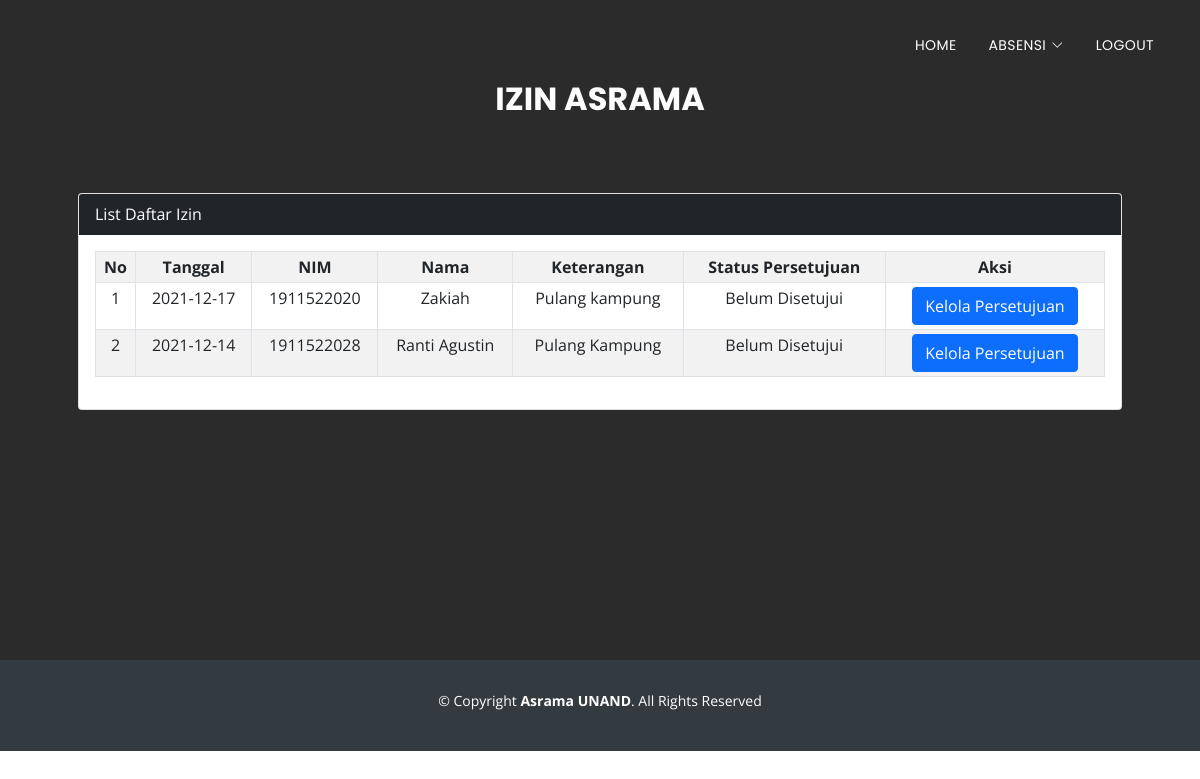
The app's page /izinasramapembina.php (signed in) with its own data.
### tables this page shows
CREATE TABLE `izinasrama` (
  `id` int(11) NOT NULL,
  `nim` varchar(10) NOT NULL,
  `tanggal` date NOT NULL,
  `keterangan` varchar(50) NOT NULL,
  `statuspersetujuan` varchar(20) DEFAULT 'Belum Disetujui'
);

CREATE TABLE `mahasiswa` (
  `nim` varchar(10) NOT NULL,
  `nama` varchar(50) NOT NULL,
  `jurusan` varchar(50) NOT NULL,
  `email` varchar(50) DEFAULT NULL,
  `notelpon` varchar(15) DEFAULT NULL,
  `pass` varchar(25) NOT NULL
);

### izinasramapembina.php (the view, shortened to what this page needs)
<?php
  include('koneksi.php');
  $result = mysqli_query($mysqli, 'SELECT izinasrama.id, izinasrama.nim, izinasrama.tanggal, izinasrama.keterangan,
  izinasrama.statuspersetujuan, mahasiswa.nim, mahasiswa.nama FROM izinasrama, mahasiswa
  WHERE izinasrama.nim=mahasiswa.nim');
?>
<head>
  <link href="assets/vendor/aos/aos.css" rel="stylesheet">
  <link href="assets/vendor/bootstrap/css/bootstrap.min.css" rel="stylesheet">
  <link href="assets/vendor/bootstrap-icons/bootstrap-icons.css" rel="stylesheet">
  <link href="assets/vendor/boxicons/css/boxicons.min.css" rel="stylesheet">
  <link href="assets/vendor/glightbox/css/glightbox.min.css" rel="stylesheet">
  <link href="assets/vendor/swiper/swiper-bundle.min.css" rel="stylesheet">
  <link href="assets/css/style.css" rel="stylesheet">
</head>
<body>
  <header id="header" class="fixed-top d-flex align-items-center header-transparent">
    <div class="container d-flex justify-content-between align-items-center">
      <nav id="navbar" class="navbar">
        <ul>
          <li><a class="nav-link scrollto" href="homepembina.php">Home</a></li>
          <li class="dropdown"><a href="#"><span>Absensi</span> <i class="bi bi-chevron-down"></i></a>
          </li>
          <li><a class="nav-link scrollto" href="logout.php">Logout</a></li>
        </ul>
      </nav>
    </div>
  </header>
  <section id="services2">
    <div class="section-header">
      <h3 class="section-title">Izin Asrama</h3>
      <p class="section-description"></p>
    </div>
    <div class="container px-3 px-lg-5">
      <div class="card mt-0">
      <div class="card-header bg-dark text-white">
        List Daftar Izin
      </div>
      <div class="card-body">
        <table class="table table-bordered table-sm table-striped align-center">
          <tr>
            <th class="text-center">No</th>
            <th class="text-center">Tanggal</th>
            <th class="text-center">NIM</th>
            <th class="text-center">Nama</th>
            <th class="text-center">Keterangan</th>
            <th class="text-center">Status Persetujuan</th>
            <th class="text-center">Aksi</th>
          </tr>
          <?php
            $no=1;
            while($data = mysqli_fetch_array($result)){ ?>
            <tr>
              <td class="text-center"><?php echo $no?></td>
              <td class="text-center"><?php echo $data['tanggal']?></td>
              <td class="text-center"><?php echo $data['nim']?></td>
              <td class="text-center"><?php echo $data['nama']?></td>
              <td class="text-center"><?php echo $data['keterangan']?></td>
              <td class="text-center"><?php echo $data['statuspersetujuan']?></td>
              <td class="text-center">
                  <a href="kelolaizinasrama.php?id=<?php echo $data['id']?>" class='btn btn-xs btn-primary'>Kelola Persetujuan</a></td>
            </tr>
          <?php
            $no++;
            }
          ?>
        </table>
      </div>
      </div>
    </div>
  </section>
  <footer id="footer">
    <div class="container">
      <div class="copyright">
        &copy; Copyright <strong>Asrama UNAND</strong>. All Rights Reserved
      </div>
      <div class="credits">
      </div>
    </div>
  </footer>
</body>
</html>

### assets/css/style.css (style rules this page uses)
body { background: #fff; color: #666666; font-family: "Open Sans", sans-serif; }
a { color: #2dc997; text-decoration: none; }
p { padding: 0; margin: 0 0 30px 0; }
h1, h2, h3, h4, h5, h6 { font-family: "Poppins", sans-serif; font-weight: 400; margin: 0 0 20px 0; padding: 0; }
#header { height: 90px; transition: all 0.5s; z-index: 997; background: rgba(52, 59, 64, 0.9); }
#header.header-transparent { background: transparent; }
.navbar { padding: 0; }
.navbar ul { margin: 0; padding: 0; display: flex; list-style: none; align-items: center; }
.navbar li { position: relative; }
.navbar > ul > li { white-space: nowrap; padding: 10px 0 10px 24px; }
.navbar a, .navbar a:focus { display: flex; align-items: center; justify-content: space-between; font-family: "Poppins", sans-serif; color: #fff; font-size: 14px; padding: 0 4px; white-space: nowrap; transition: 0.3s; letter-spacing: 0.4px; position: relative; text-transform: uppercase; }
.navbar a i, .navbar a:focus i { font-size: 12px; line-height: 0; margin-left: 5px; }
.navbar > ul > li > a:before { content: ""; position: absolute; width: 100%; height: 2px; bottom: -6px; left: 0; background-color: #2dc997; visibility: hidden; transform: scaleX(0); transition: all 0.3s ease-in-out 0s; }
section { overflow: hidden; }
.section-header .section-title { font-size: 32px; color: rgb(253, 253, 253); text-transform: uppercase; text-align: center; font-weight: 700; margin-bottom: 5px; }
.section-header .section-description { text-align: center; padding-bottom: 40px; color: #999; }
#services2 { background: rgba(15, 15, 15, 0.884); background-size: cover; padding: 80px 0 250px 0; }
#footer { background: #343b40; padding: 30px 0; color: #fff; font-size: 14px; }
#footer .copyright { text-align: center; }
#footer .credits { padding-top: 10px; text-align: center; font-size: 13px; color: #ccc; }

### records on screen
izinasrama: tanggal "2021-12-17", nim.nim "1911522020", nim.nama "Zakiah", keterangan "Pulang kampung", statuspersetujuan "Belum Disetujui"
izinasrama: tanggal "2021-12-14", nim.nim "1911522028", nim.nama "Ranti Agustin", keterangan "Pulang Kampung", statuspersetujuan "Belum Disetujui"
